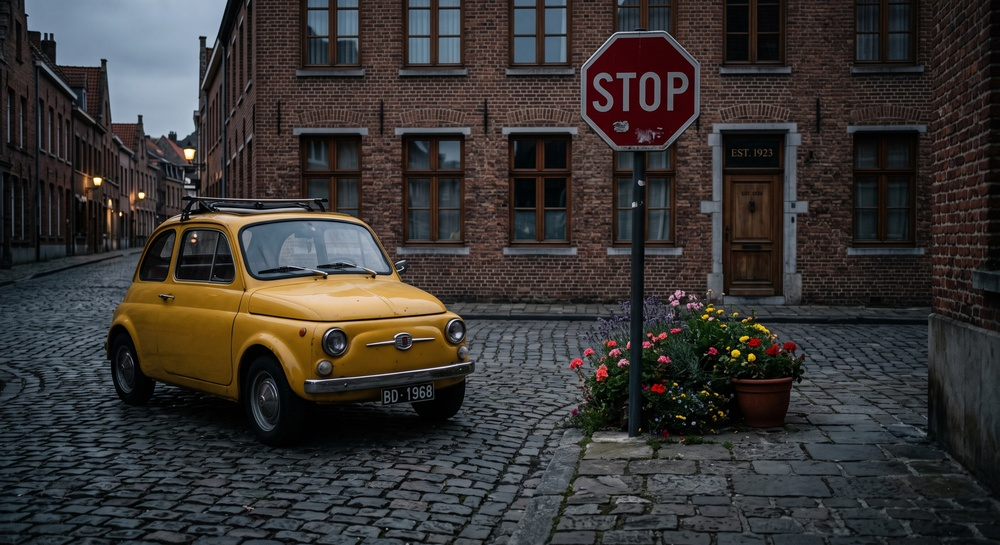
#> input picture les TP VO/image.jpg, 1000 x 545 px, shrunk from 2816 x 1536 before the run
$ jupyter execute --allow-errors watershed.ipynb
#> lines starting #> are read from the running program, lines starting #| are printed output that depends on the picture
[cell 1]
import cv2 as cv
import numpy as np
import matplotlib.pyplot as plt

[cell 2]
img = cv.imread("image.jpg")
#> img is the input picture: shape (545, 1000, 3); mean B, G, R 51.5, 53.2, 56.2

# 1. Grayscale
gray = cv.cvtColor(img, cv.COLOR_BGR2GRAY)
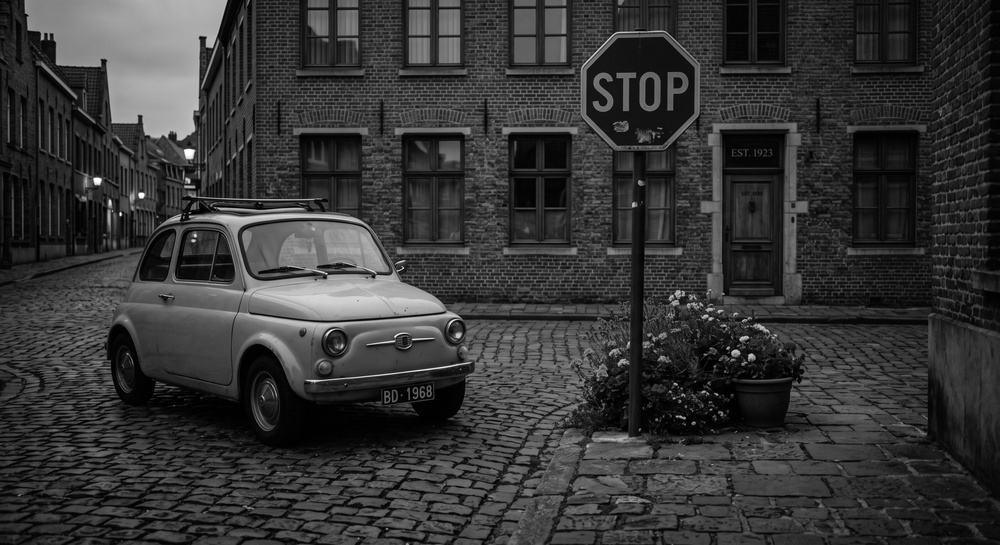
#> gray: shape (545, 1000); min 0, max 254, mean 53.9

[cell 3]
# 2. Gaussian Blur
blur = cv.GaussianBlur(gray, (5, 5), 0)

# 3. Gradient Sobel
gx = cv.Sobel(blur, cv.CV_64F, 1, 0, ksize=3)
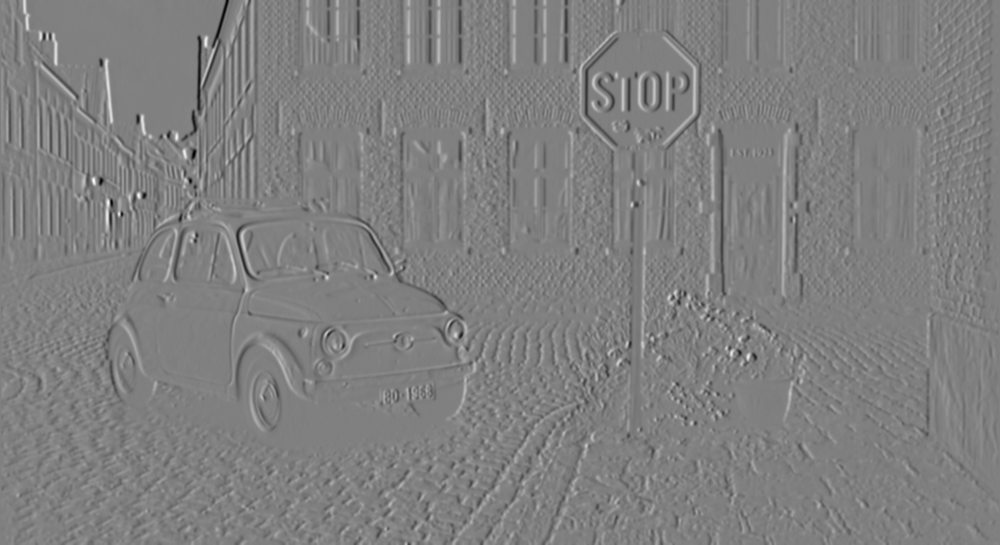
#> gx: shape (545, 1000) float64; min -433, max 429, mean -0.1; drawn with min black and max white
gy = cv.Sobel(blur, cv.CV_64F, 0, 1, ksize=3)
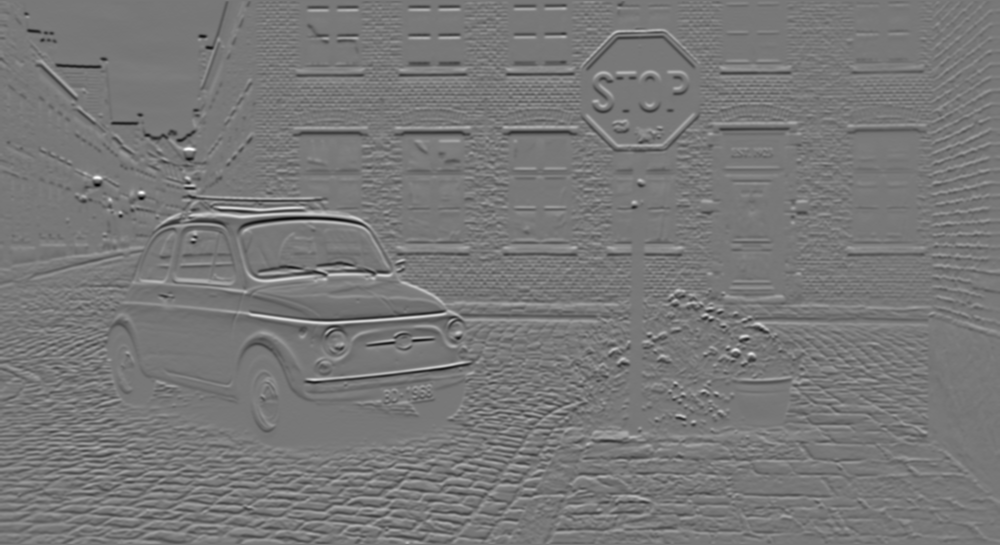
#> gy: shape (545, 1000) float64; min -453, max 507, mean -0.3; drawn with min black and max white
gradient = cv.magnitude(gx, gy)
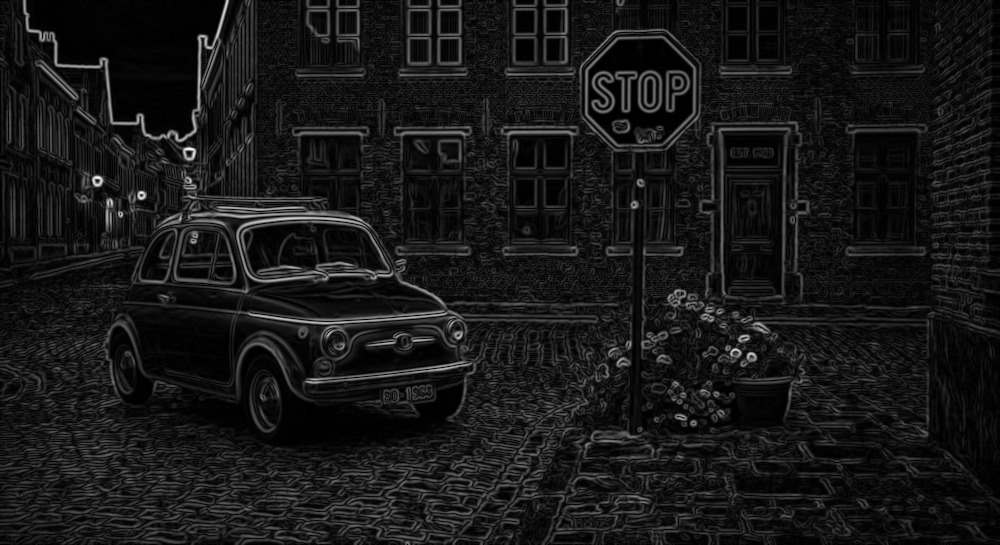
#> gradient: shape (545, 1000) float64; min 0, max 507.3, mean 47.1; drawn with min black and max white

[cell 4]
# 4. Canny (Non-Maximum Suppression,
# Double Threshold, Hysteresis)
edges = cv.Canny(blur, 50, 150)
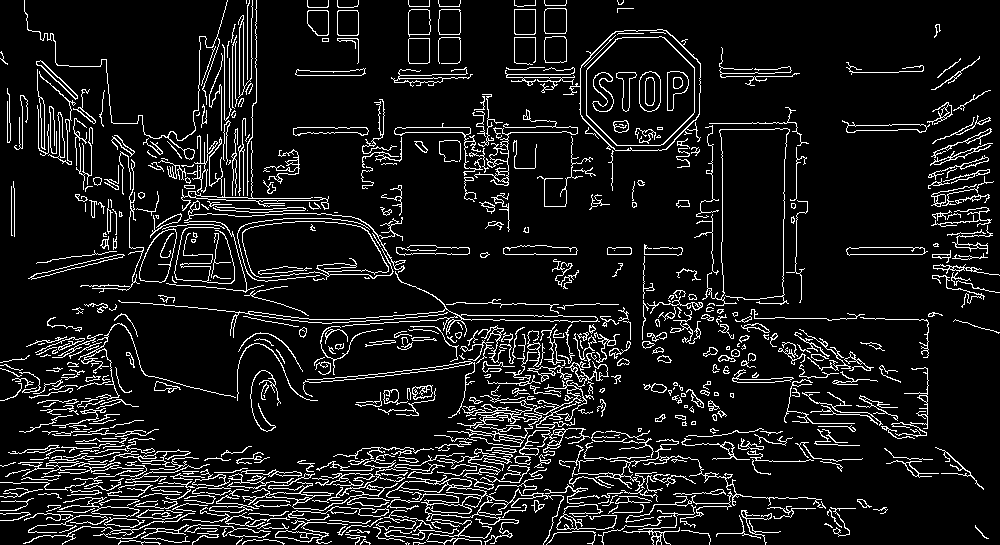
#> edges: shape (545, 1000); 9.8% white in thin lines or dots

# Affichage
images = [gray, blur, gradient, edges]
titles = ["Grayscale", "Gaussian", "Sobel", "Canny"]

[cell 5]
plt.figure(figsize=(12, 4))
for i in range(4):
    plt.subplot(1, 4, i + 1)
    plt.imshow(images[i], cmap="gray")
    plt.title(titles[i])
    plt.axis("off")
plt.tight_layout()
plt.show()
